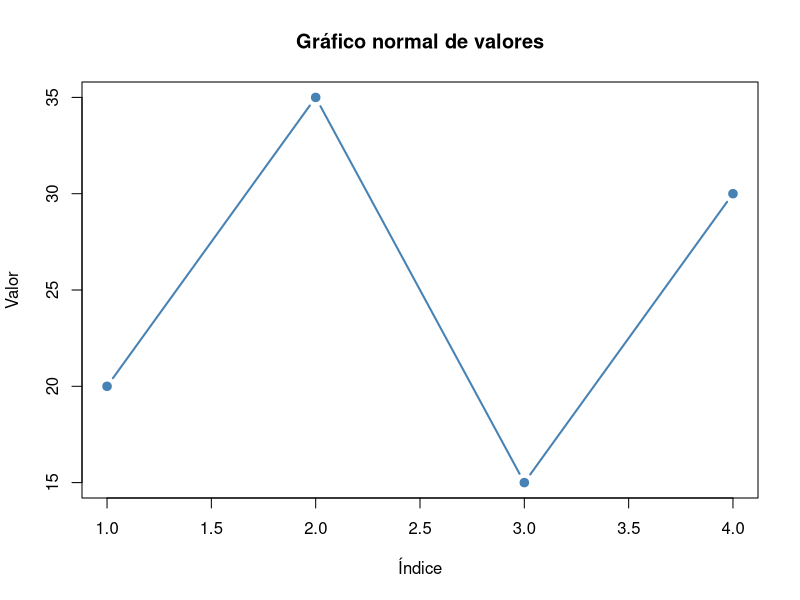
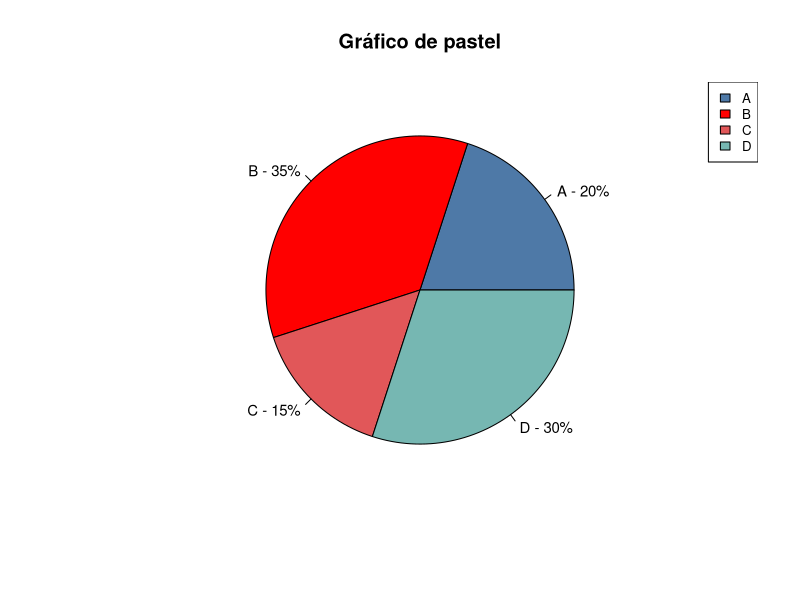
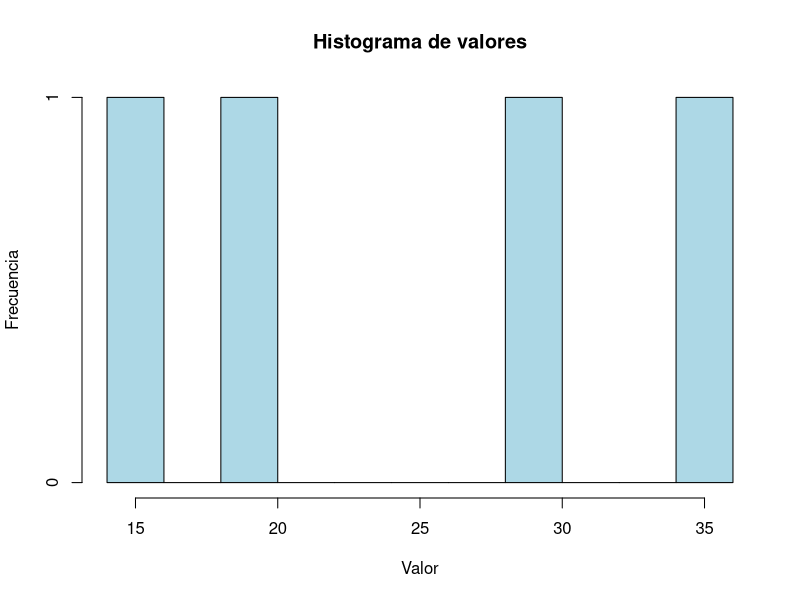

Source code (R) for these figures, in order:
# -----------------------------------------------------------------------------
# 1) Importar datos desde un archivo
# -----------------------------------------------------------------------------

# Si no tienes un archivo, puedes usar este ejemplo de datos
# dt debe tener columnas como categoria y valor

dt <- data.frame(
  categoria = c("A", "B", "C", "D"),
  valor = c(20, 35, 15, 30)
)

# -----------------------------------------------------------------------------
# 2) Gráfico normal (plot)
# -----------------------------------------------------------------------------

# Ejemplo simple de plot
plot(
  x = 1:nrow(dt),
  y = dt$valor,
  type = "b",
  col = "steelblue",
  pch = 19,
  lwd = 2,
  main = "Gráfico normal de valores",
  xlab = "Índice",
  ylab = "Valor"
)

# -----------------------------------------------------------------------------
# 3) Pie chart (gráfico de pastel)
# -----------------------------------------------------------------------------

# Opción 1: asignar un color fijo a cada categoría
# Aquí el color de la categoría "B" será rojo, mientras que las demás seguirán un esquema
colores <- c("#4E79A7", "#FF0000", "#E15759", "#76B7B2")

# También puedes hacerlo de forma dinámica:
# si quieres que una categoría específica tenga un color especial, por ejemplo "B"
# colores <- rep("#4E79A7", nrow(dt))   # color por defecto para todas
# colores[dt$categoria == "B"] <- "#FF0000"  # categoría específica en rojo

# Crear etiquetas con nombres y porcentajes automáticos
porcentajes <- round(100 * dt$valor / sum(dt$valor), 1)
etiquetas <- paste(dt$categoria, paste0(porcentajes, "%"), sep = " - ")

pie(
  dt$valor,
  labels = etiquetas,
  col = colores,
  main = "Gráfico de pastel",
  cex = 0.9
)

# Si quieres una leyenda
legend(
  "topright",
  legend = dt$categoria,
  fill = colores,
  cex = 0.8
)

# -----------------------------------------------------------------------------
# 4) Histograma
# -----------------------------------------------------------------------------

hist(
  dt$valor,
  breaks = 8,
  col = "lightblue",
  border = "black",
  main = "Histograma de valores",
  xlab = "Valor",
  ylab = "Frecuencia"
)

# -----------------------------------------------------------------------------
# 5) Ejemplo con datos importados desde CSV o Excel
# -----------------------------------------------------------------------------

# Ejemplo si tu archivo CSV tiene columnas: categoria y valor
# dt <- read.csv("datos.csv")
# pie(dt$valor, labels = paste(dt$categoria, round(100 * dt$valor / sum(dt$valor), 1), "%"), col = c("red", "blue", "green"))
# hist(dt$valor, col = "orange", main = "Histograma importado")

# Ejemplo si tu archivo Excel tiene esas mismas columnas
# library(readxl)
# dt <- read_excel("datos.xlsx")
# pie(dt$valor, labels = paste(dt$categoria, round(100 * dt$valor / sum(dt$valor), 1), "%"), col = c("purple", "pink", "gray"))
# hist(dt$valor, col = "darkgreen", main = "Histograma importado")
